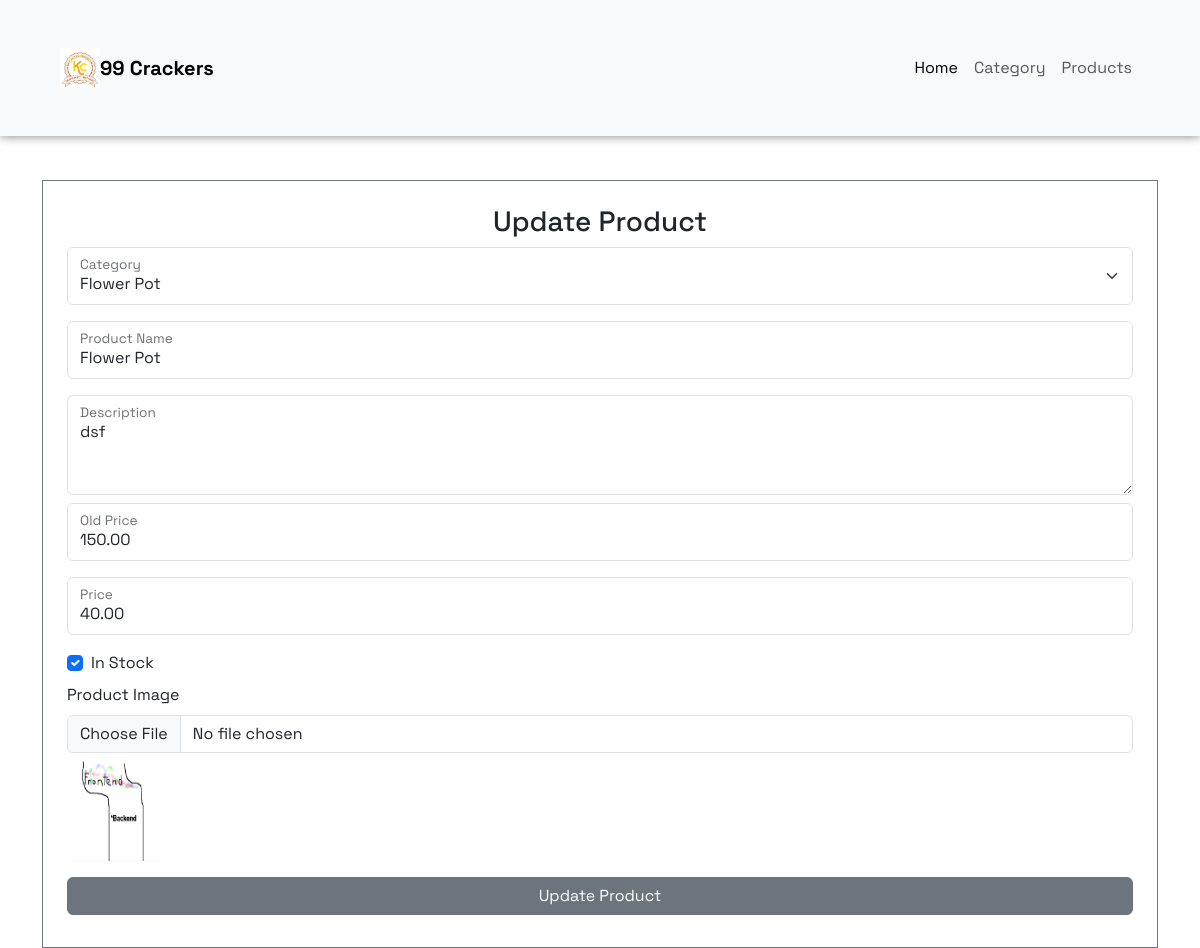
Page /updateProduct/9 on the committed database.
### APP/models.py (models this page shows)
class Product(models.Model):
    category = models.ForeignKey(Category, on_delete=models.CASCADE, related_name='products')
    name = models.CharField(max_length=100)
    description = models.TextField(blank=True, null=True)
    old_price = models.DecimalField(max_digits=10, decimal_places=2, null=True, blank=True)
    price = models.DecimalField(max_digits=10, decimal_places=2)
    in_stock = models.BooleanField(default=True)  # Changed field to BooleanField
    image = models.ImageField(upload_to=product_image_upload_path, blank=True, null=True)

class Category(models.Model):
    name = models.CharField(max_length=100, unique=True)
    description = models.TextField(blank=True, null=True)

### APP/views.py (the view, shortened to what this page needs)
# urls.py: path('updateProduct/<int:id>', views.updateProduct, name='updateProduct'),
def updateProduct(request, id):
    product = get_object_or_404(Product, id=id)
    categories = Category.objects.all()
    return render(request, "main/updateProduct.htm", {'product': product, 'categories': categories})

### templates/main/updateProduct.htm (shortened to what this page needs)
{% extends 'base.htm' %}
{% block content %}
{% include 'Navbar/adminNavbar.htm' %}
<div class="container" style="margin-top: 180px;">
    <form action="" method="POST" enctype="multipart/form-data" class="border border-secondary p-4">
        <h3 class="text-center mb-2">Update Product</h3>
        <div class="form-floating mb-3 my-2">
            <select class="form-select" name="category" id="floatingCategory" required>
                {% for category in categories %}
                    <option value="{{ category.id }}" {% if category.id == product.category.id %}selected{% endif %}>{{ category.name }}</option>
                {% endfor %}
            </select>
            <label for="floatingCategory">Category</label>
        </div>
        <div class="form-floating mb-3 my-2">
            <input type="text" class="form-control" name="productName" id="floatingProductName" placeholder="Product Name" value="{{ product.name }}" required>
            <label for="floatingProductName">Product Name</label>
        </div>
        <div class="form-floating my-2">
            <textarea class="form-control" name="description" id="floatingDescription" placeholder="Description" style="height: 100px;">{{ product.description }}</textarea>
            <label for="floatingDescription">Description</label>
        </div>
        <div class="form-floating mb-3 my-2">
            <input type="text" class="form-control" name="old_price" id="floatingOldPrice" placeholder="Old Price" value="{{ product.old_price }}">
            <label for="floatingOldPrice">Old Price</label>
        </div>
        <div class="form-floating mb-3 my-2">
            <input type="text" class="form-control" name="price" id="floatingPrice" placeholder="Price" value="{{ product.price }}" required>
            <label for="floatingPrice">Price</label>
        </div>
        <div class="form-check my-2">
            <input class="form-check-input" type="checkbox" name="in_stock" id="floatingInStock" {% if product.in_stock %}checked{% endif %}>
            <label class="form-check-label" for="floatingInStock">In Stock</label>
        </div>
        <div class="mb-3">
            <label for="image" class="form-label">Product Image</label>
            <input type="file" class="form-control" name="image" id="image">
            {% if product.image %}
            <div class="mt-2">
                <img src="{{ product.image.url }}" alt="Current Image" style="width: 100px; height: 100px;">
            </div>
            {% endif %}
        </div>
        <div class="text-center my-2">
            <input type="submit" value="Update Product" class="btn btn-secondary w-100">
        </div>
    </form>
</div>
{% endblock %}

### templates/base.htm (style rules this page uses)
* { font-family: "Space Grotesk", sans-serif; font-optical-sizing: auto; font-weight: 400; font-style: normal; }

### rows in the picture
Product: category "Flower Pot", productName "Flower Pot", description "dsf", old_price "150.00", price "40.00", in_stock "☑", image (picture)
